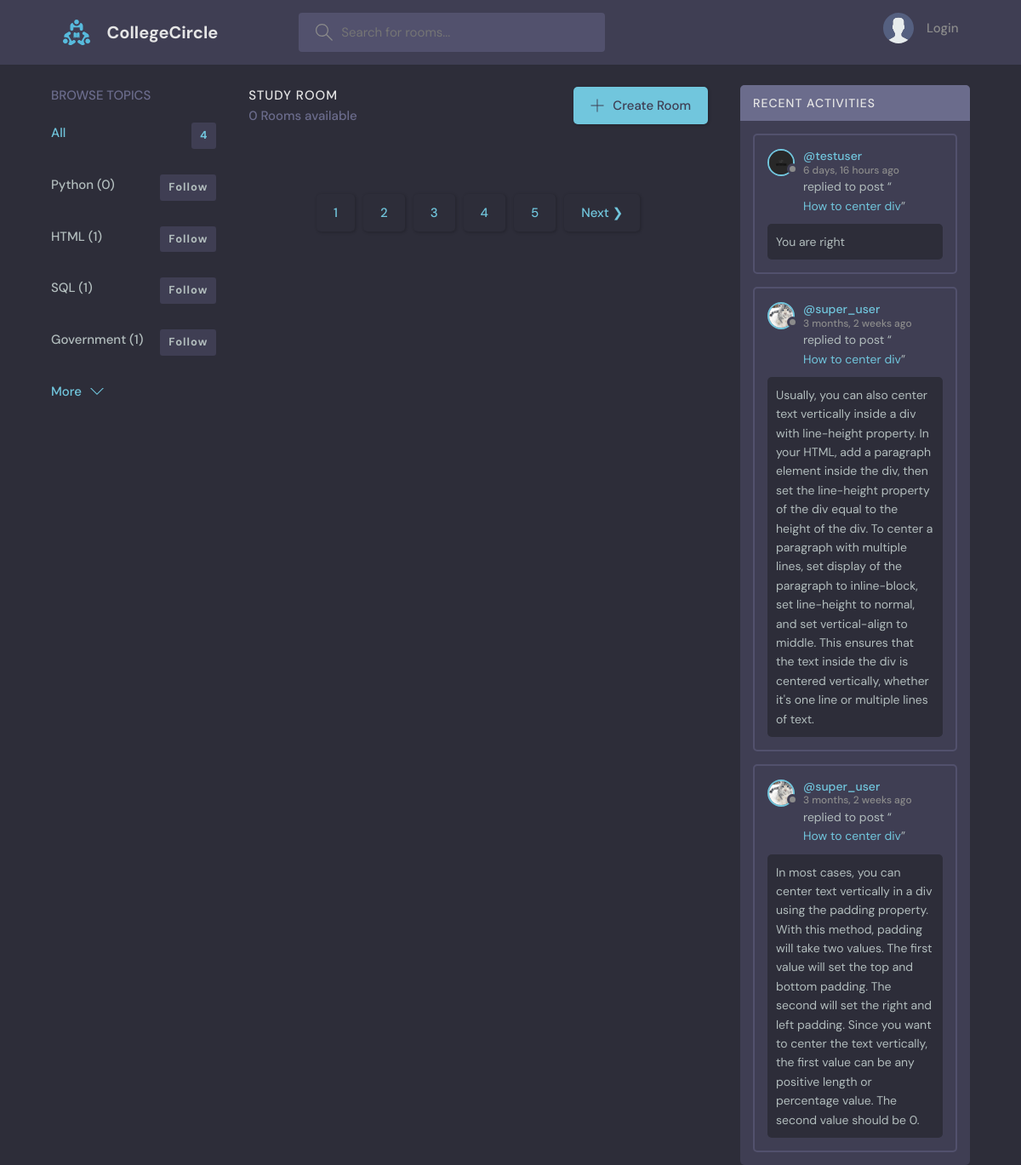
The app's page /?q=HTML with its own data.
### base/models.py (models this page shows, shortened)
class Topic(models.Model):
    name = models.CharField(max_length=200)

class Message(models.Model):
    user = models.ForeignKey(User, on_delete=models.CASCADE)
    room = models.ForeignKey(Room, on_delete=models.CASCADE)
    body = models.TextField()
    updated = models.DateTimeField(auto_now=True)
    created = models.DateTimeField(auto_now_add=True)
    class Meta:
        ordering = ['-updated', '-created']

class User(AbstractUser):
    name = models.CharField(max_length=200, null=True)
    email = models.EmailField(unique=True, null=True)
    bio = models.TextField(null=True)
    avatar = models.ImageField(null=True, default="avatar.svg")
    USERNAME_FIELD = 'email'
    REQUIRED_FIELDS = []

class Room(models.Model):
    host = models.ForeignKey(User, on_delete=models.SET_NULL, null=True)
    topic = models.ForeignKey(Topic, on_delete=models.SET_NULL, null=True)
    name = models.CharField(max_length=200)
    description = models.TextField(null=True, blank=True)
    participants = models.ManyToManyField(User, related_name='participants', blank=True)
    updated = models.DateTimeField(auto_now=True)
    created = models.DateTimeField(auto_now_add=True)
    no_of_likes = models.IntegerField(default=0)
    class Meta:
        ordering = ['-updated', '-created']
    def __str__(self):
        return self.name

### base/views.py (the view)
# urls.py: path('', views.home, name="home"),
def home(request):
    q = request.GET.get('q') if request.GET.get('q') != None else ''
    rooms = Room.objects.filter(
    Q(topic__name__icontains=q) &
    Q(name__icontains=q) |
    Q(description__icontains=q)
    )
    topics = Topic.objects.all()[0:5]
    room_count = rooms.count()
    room_messages = Message.objects.filter(Q(room__topic__name__icontains=q))
    context = {'rooms': rooms, 'topics': topics, 'room_count': room_count, 'room_messages': room_messages}
    return render(request, 'base/home.html', context)

### base/templates/base/home.html (shortened to what this page needs)
{% extends 'main.html' %}
{% block content %}
    <main class="layout layout--3">
      <div class="container">
        {% include 'base/topics_component.html' %}
        <div class="roomList">
          <div class="roomList__header">
            <div>
              <h2>Study Room</h2>
              <p>{{room_count}} Rooms available</p>
            </div>
            <a class="btn btn--main" href="{% url 'create-room' %}">
              <svg version="1.1" xmlns="http://www.w3.org/2000/svg" width="32" height="32" viewBox="0 0 32 32">
                <title>add</title>
                <path
                  d="M16.943 0.943h-1.885v14.115h-14.115v1.885h14.115v14.115h1.885v-14.115h14.115v-1.885h-14.115v-14.115z"
                ></path>
              </svg>
              Create Room
            </a>
          </div>
            <div class="pagination">
              <ul class="container">
                <li>
                  <a href="?page=1" class="btn page-link btn--sub" data-page="1">1</a>
                </li>
                <li><a href="?page=2" class="btn page-link" data-page="2">2</a></li>
                <li><a href="?page=3" class="btn page-link" data-page="3">3</a></li>
                <li><a href="?page=4" class="btn page-link" data-page="4">4</a></li>
                <li><a href="?page=5" class="btn page-link" data-page="5">5</a></li>
                <li><a href="?page=" class="btn page-link" data-page="">Next ❯</a></li>
              </ul>
            </div>
        </div>
        {% include 'base/activity_component.html' %}
      </div>
    </main>
{% endblock content %}

### base/templates/base/topics_component.html
        <div class="topics">
          <div class="topics__header">
            <h2>Browse Topics</h2>
          </div>
          <ul class="topics__list">
            <li>
              <a href="{% url 'home' %}" class="active">All <span>{{topics.count}}</span></a>
            </li>
            {% for topic in topics %}
            <li>
              <a href="{% url 'home' %}?q={{topic.name}}">{{topic.name}} ({{topic.room_set.all.count}})
                <span class="topic-follow" data-action="follow" data-id="da8d6b51-253b-496e-9a22-31f70397ee69" data-url="/?q={{topic.name}}">Follow</span>
              </a>
            </li>
            {% endfor %}
          </ul>
          <a class="btn btn--link" href="{% url 'topics' %}">
            More
            <svg version="1.1" xmlns="http://www.w3.org/2000/svg" width="32" height="32" viewBox="0 0 32 32">
              <title>chevron-down</title>
              <path d="M16 21l-13-13h-3l16 16 16-16h-3l-13 13z"></path>
            </svg>
          </a>
        </div>

### base/templates/base/activity_component.html (shortened to what this page needs)
<div class="activities">
  <div class="activities__header">
    <h2>Recent Activities</h2>
  </div>
  {% for message in room_messages %}
  <div class="activities__box">
    <div class="activities__boxHeader roomListRoom__header">
      <a href="{% url 'user-profile' message.user.id %}" class="roomListRoom__author">
        <div class="avatar avatar--small">
          <img src="{{message.user.avatar.url}}" />
        </div>
        <p>
          @{{message.user.username}}
          <span>{{message.created|timesince}} ago</span>
        </p>
      </a>
    </div>
    <div class="activities__boxContent">
      <p>replied to post “<a href="{% url 'room' message.room.id %}">{{message.room}}</a>”</p>
      <div class="activities__boxRoomContent">
        {{message.body}}
      </div>
    </div>
  </div>
  {% endfor %}
</div>

### static/styles/style.css (style rules this page uses)
:root { --color-main: #71c6dd; --color-main-light: #e1f6fb; --color-dark: #3f4156; --color-dark-medium: #51546e; --color-dark-light: #696d97; --color-light: #e5e5e5; --color-gray: #8b8b8b; --color-light-gray: #b2bdbd; --color-bg: #2d2d39; --color-success: #5dd693; --color-error: #fc4b0b; }
* { font-family: "DM Sans", -apple-system, BlinkMacSystemFont, "Segoe UI", Roboto, Oxygen, Ubuntu, Cantarell, "Open Sans", "Helvetica Neue", sans-serif; margin: 0; padding: 0; box-sizing: border-box; text-rendering: optimizeLegibility; font-size: inherit; }
html { font-size: 56.25%; }
@media only screen and (min-width: 1200px) { html { font-size: 62.5%; } }
body { line-height: 1.6; font-weight: 400; font-size: 1.5rem; color: var(--color-light-gray); background-color: var(--color-bg); min-height: 100vh; }
img { width: 100%; }
a { display: inline-block; color: var(--color-main); text-decoration: none; }
.container { max-width: 120rem; width: 90%; margin: auto; }
.btn { background-color: transparent; border: none; display: inline-flex; align-items: center; gap: 1rem; cursor: pointer; transition: all ease-in-out 0.3s; padding: 1rem 2rem; border-radius: 5px; box-shadow: 1px 1px 3px 1px rgba(0, 0, 0, 0.15); font-weight: 500; }
.btn--link { border-radius: 0; padding: 0; color: var(--color-main); box-shadow: none; }
.btn--main { background-color: var(--color-main); color: var(--color-dark); }
.btn > svg { fill: currentColor; width: 1.6rem; height: 1.6rem; }
.avatar { position: relative; display: inline-block; border-radius: 50%; border: 2px solid var(--color-main); }
.avatar img { display: block; border-radius: 50%; object-fit: cover; object-position: center; }
.avatar::after { content: ""; display: block; position: absolute; background-color: var(--color-gray); z-index: 111; border-radius: 50%; border: 0.3rem solid var(--color-dark); }
.avatar.avatar--small img { width: 2.8rem; height: 2.8rem; }
.avatar.avatar--small:after { width: 0.7rem; height: 0.7rem; bottom: 0px; right: -6px; }
.pagination { margin-top: 8rem; margin-bottom: 10rem; }
.pagination > ul { flex-wrap: wrap; list-style: none; display: flex; align-items: center; justify-content: center; gap: 1rem; }
.layout { margin-top: 2.4rem; }
.layout > .container { display: flex; justify-content: space-between; align-items: flex-start; }
.layout--3 > .container > div:first-child { flex-basis: 18%; max-width: 22.5rem; }
.layout--3 > .container > div:nth-child(2) { flex-basis: 50%; }
.layout--3 > .container > div:last-child { flex-basis: 25%; }
.topics__header { margin-bottom: 2rem; }
.topics__header h2 { text-transform: uppercase; font-weight: 500; color: var(--color-dark-light); }
.topics__list { list-style: none; }
.topics__list li a { display: flex; justify-content: space-between; margin-bottom: 3rem; font-weight: 500; color: var(--color-light-gray); transition: all 0.3s ease-in-out; }
.topics__list li a.active, .topics__list li a:hover { color: var(--color-main); }
.topics__list li a span { padding: 0.5rem 1rem; background-color: var(--color-dark); border-radius: 3px; font-size: 1.3rem; font-weight: 700; letter-spacing: 1px; }
.roomList__header { display: flex; justify-content: space-between; align-items: center; margin-bottom: 2.4rem; }
.roomList__header h2 { text-transform: uppercase; font-weight: 500; color: var(--color-light); letter-spacing: 1px; }
.roomList__header p { font-weight: 500; color: var(--color-dark-light); }
.roomListRoom__header { display: flex; justify-content: space-between; align-items: center; }
.roomListRoom__author { font-weight: 500; display: flex; align-items: center; gap: 1rem; }
.activities { background: var(--color-dark); border-radius: 5px; overflow: hidden; }
.activities__header h2 { background-color: var(--color-dark-light); text-transform: uppercase; font-weight: 500; padding: 1rem 1.5rem; color: var(--color-light); letter-spacing: 1px; font-size: 1.4rem; }
.activities__box { margin: 1.5rem; padding: 1.5rem; border: 2px solid var(--color-dark-medium); border-radius: 5px; }
.activities__boxHeader p { font-size: 1.4rem; line-height: 1.3; }
.activities__boxHeader p span { color: var(--color-gray); font-size: 1.2rem; display: block; }
.activities__boxContent { margin-left: 4.2rem; }
.activities__boxContent { font-size: 1.4rem; }
.activities__boxRoomContent { background: var(--color-bg); padding: 1rem; border-radius: 5px; margin-top: 1rem; margin-left: -4.2rem; }

### records on screen
Topic: name "Python", room_set.all.count "0"
Topic: name "HTML", room_set.all.count "1"
Topic: name "SQL", room_set.all.count "1"
Topic: name "Government", room_set.all.count "1"
Message: user.avatar (picture), user.username "testuser", created "6 days, 16 hours", room "How to center div", body "You are right"
Message: user.avatar (picture), user.username "super_user", created "3 months, 2 weeks", room "How to center div", body "Usually, you can also center text vertically inside a div with line-height property. In your HTML, add a paragraph element inside the div, then set the line-height property of the div equal to the height of the div. To center a paragraph with multiple lines, set display of the paragraph to inline-block, set line-height to normal, and set vertical-align to middle. This ensures that the text inside the div is centered vertically, whether it's one line or multiple lines of text."
Message: user.avatar (picture), user.username "super_user", created "3 months, 2 weeks", room "How to center div", body "In most cases, you can center text vertically in a div using the padding property. With this method, padding will take two values. The first value will set the top and bottom padding. The second will set the right and left padding. Since you want to center the text vertically, the first value can be any positive length or percentage value. The second value should be 0."

### other values on screen
{{ topics.count }} "4"
{{ room_count }} "0"
